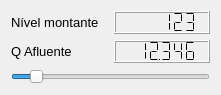
  <widget class="QWidget" name="layoutWidget">
   <property name="geometry">
    <rect>
     <x>50</x>
     <y>50</y>
     <width>221</width>
     <height>82</height>
    </rect>
   </property>
   <layout class="QGridLayout" name="gridLayout_montante">
    <item row="0" column="0">
     <layout class="QGridLayout" name="gridLayout_montante_2">
      <item row="1" column="0">
       <widget class="QLabel" name="label_q_alfuente">
        <property name="font">
         <font>
          <pointsize>10</pointsize>
         </font>
        </property>
        <property name="text">
         <string>Q Afluente</string>
        </property>
        <property name="alignment">
         <set>Qt::AlignLeading|Qt::AlignLeft|Qt::AlignVCenter</set>
        </property>
       </widget>
      </item>
      <item row="0" column="1">
       <widget class="QLCDNumber" name="lcdNumber_nv_montante">
        <property name="font">
         <font>
          <bold>false</bold>
         </font>
        </property>
        <property name="autoFillBackground">
         <bool>true</bool>
        </property>
        <property name="smallDecimalPoint">
         <bool>true</bool>
        </property>
        <property name="digitCount">
         <number>6</number>
        </property>
        <property name="segmentStyle">
         <enum>QLCDNumber::Flat</enum>
        </property>
        <property name="value" stdset="0">
         <double>123.000000000000000</double>
        </property>
        <property name="intValue" stdset="0">
         <number>123</number>
        </property>
       </widget>
      </item>
      <item row="1" column="1">
       <widget class="QLCDNumber" name="lcdNumber_q_alfuente">
        <property name="font">
         <font>
          <bold>false</bold>
         </font>
        </property>
        <property name="autoFillBackground">
         <bool>true</bool>
        </property>
        <property name="smallDecimalPoint">
         <bool>true</bool>
        </property>
        <property name="digitCount">
         <number>6</number>
        </property>
        <property name="segmentStyle">
         <enum>QLCDNumber::Flat</enum>
        </property>
        <property name="value" stdset="0">
         <double>12.345599999999999</double>
        </property>
       </widget>
      </item>
      <item row="0" column="0">
       <widget class="QLabel" name="label_nv_montante">
        <property name="font">
         <font>
          <pointsize>10</pointsize>
         </font>
        </property>
        <property name="text">
         <string>Nível montante</string>
        </property>
       </widget>
      </item>
     </layout>
    </item>
    <item row="1" column="0">
     <widget class="QSlider" name="horizontalSlider_q_afluente">
      <property name="maximum">
       <number>100</number>
      </property>
      <property name="value">
       <number>10</number>
      </property>
      <property name="orientation">
       <enum>Qt::Horizontal</enum>
      </property>
     </widget>
    </item>
   </layout>
  </widget>
